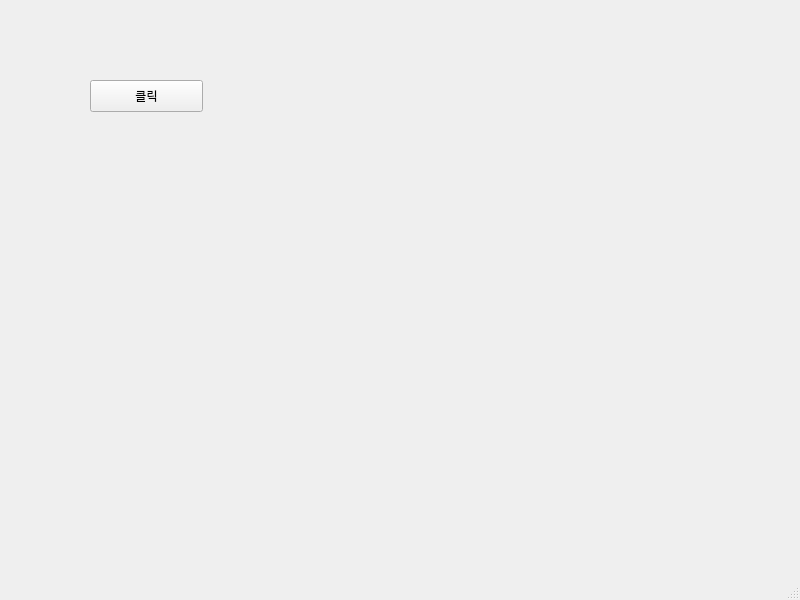
<?xml version="1.0" encoding="UTF-8"?>
<ui version="4.0">
 <class>MainWindow</class>
 <widget class="QMainWindow" name="MainWindow">
  <property name="geometry">
   <rect>
    <x>0</x>
    <y>0</y>
    <width>800</width>
    <height>600</height>
   </rect>
  </property>
  <property name="windowTitle">
   <string>MainWindow</string>
  </property>
  <widget class="QWidget" name="centralwidget">
   <widget class="QPushButton" name="customPushButton">
    <property name="geometry">
     <rect>
      <x>90</x>
      <y>80</y>
      <width>113</width>
      <height>32</height>
     </rect>
    </property>
    <property name="text">
     <string>클릭</string>
    </property>
   </widget>
  </widget>
  <widget class="QMenuBar" name="menubar">
   <property name="geometry">
    <rect>
     <x>0</x>
     <y>0</y>
     <width>800</width>
     <height>24</height>
    </rect>
   </property>
  </widget>
  <widget class="QStatusBar" name="statusbar"/>
 </widget>
 <resources/>
 <connections/>
</ui>
